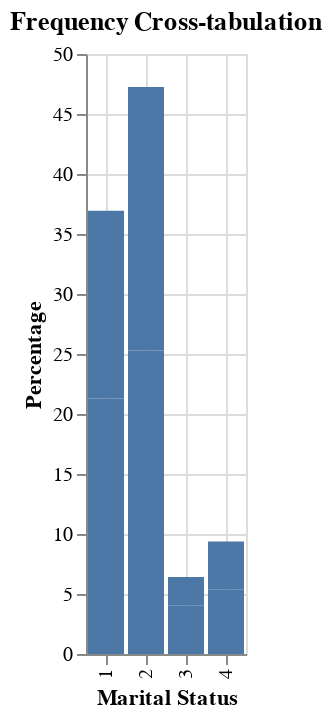

Notebook code for this chart:
### Code cell
%chart x=marital_status, y=xpct, title=Frequency Cross-tabulation, height=300, width=300, labelx=Marital Status, labely=Percentage,

### Figure 1 — Vega-Lite specification as saved in the notebook (floating-point values rounded to 4 significant figures)
{"$schema": "https://vega.github.io/schema/vega-lite/v3.json", "data": {"format": {"type": "csv"}, "values": "\"gender\",\"marital_status\",\"xcnt\",\"xpct\"\n\"F\",\"2\",\"2646\",\"25.301204819277107\"\n\"M\",\"2\",\"2296\",\"21.954484605087014\"\n\"F\",\"1\",\"2226\",\"21.285140562248998\"\n\"M\",\"1\",\"1638\",\"15.662650602409638\"\n\"F\",\"4\",\"560\",\"5.35475234270415\"\n\"F\",\"3\",\"420\",\"4.016064257028113\"\n\"M\",\"4\",\"420\",\"4.016064257028113\"\n\"M\",\"3\",\"252\",\"2.4096385542168677\"\n"}, "encoding": {"x": {"axis": {"grid": true, "title": "Marital Status"}, "field": "marital_status", "type": "nominal"}, "y": {"axis": {"grid": true, "title": "Percentage"}, "field": "xpct", "type": "quantitative"}}, "height": "300", "mark": {"color": "#4C78A8", "type": "bar"}, "title": "Frequency Cross-tabulation", "width": "300"}
